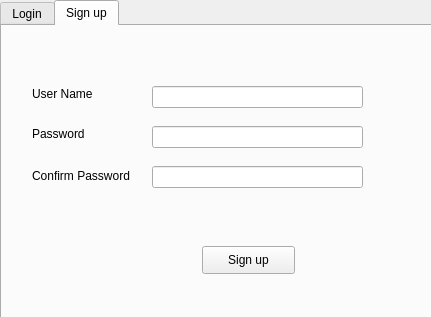
<?xml version="1.0" encoding="UTF-8"?>
<ui version="4.0">
 <class>Form</class>
 <widget class="QWidget" name="Form">
  <property name="geometry">
   <rect>
    <x>0</x>
    <y>0</y>
    <width>431</width>
    <height>317</height>
   </rect>
  </property>
  <property name="windowTitle">
   <string>Form</string>
  </property>
  <widget class="QTabWidget" name="tabWidget">
   <property name="geometry">
    <rect>
     <x>0</x>
     <y>0</y>
     <width>451</width>
     <height>341</height>
    </rect>
   </property>
   <property name="currentIndex">
    <number>1</number>
   </property>
   <widget class="QWidget" name="Signup">
    <attribute name="title">
     <string>Login</string>
    </attribute>
    <widget class="QLabel" name="label">
     <property name="geometry">
      <rect>
       <x>50</x>
       <y>80</y>
       <width>81</width>
       <height>16</height>
      </rect>
     </property>
     <property name="text">
      <string>User Name</string>
     </property>
    </widget>
    <widget class="QLabel" name="label_2">
     <property name="geometry">
      <rect>
       <x>50</x>
       <y>120</y>
       <width>55</width>
       <height>16</height>
      </rect>
     </property>
     <property name="text">
      <string>Password</string>
     </property>
    </widget>
    <widget class="QLineEdit" name="lineEdit">
     <property name="geometry">
      <rect>
       <x>140</x>
       <y>80</y>
       <width>211</width>
       <height>22</height>
      </rect>
     </property>
    </widget>
    <widget class="QLineEdit" name="lineEdit_2">
     <property name="geometry">
      <rect>
       <x>140</x>
       <y>120</y>
       <width>211</width>
       <height>22</height>
      </rect>
     </property>
    </widget>
    <widget class="QPushButton" name="pushButton">
     <property name="geometry">
      <rect>
       <x>190</x>
       <y>170</y>
       <width>93</width>
       <height>28</height>
      </rect>
     </property>
     <property name="text">
      <string>Login</string>
     </property>
    </widget>
   </widget>
   <widget class="QWidget" name="">
    <attribute name="title">
     <string>Sign up</string>
    </attribute>
    <widget class="QLineEdit" name="lineEdit_4">
     <property name="geometry">
      <rect>
       <x>150</x>
       <y>100</y>
       <width>211</width>
       <height>22</height>
      </rect>
     </property>
    </widget>
    <widget class="QLineEdit" name="lineEdit_3">
     <property name="geometry">
      <rect>
       <x>150</x>
       <y>60</y>
       <width>211</width>
       <height>22</height>
      </rect>
     </property>
    </widget>
    <widget class="QLabel" name="label_4">
     <property name="geometry">
      <rect>
       <x>30</x>
       <y>100</y>
       <width>55</width>
       <height>16</height>
      </rect>
     </property>
     <property name="text">
      <string>Password</string>
     </property>
    </widget>
    <widget class="QLabel" name="label_3">
     <property name="geometry">
      <rect>
       <x>30</x>
       <y>60</y>
       <width>81</width>
       <height>16</height>
      </rect>
     </property>
     <property name="text">
      <string>User Name</string>
     </property>
    </widget>
    <widget class="QPushButton" name="pushButton_2">
     <property name="geometry">
      <rect>
       <x>200</x>
       <y>220</y>
       <width>93</width>
       <height>28</height>
      </rect>
     </property>
     <property name="text">
      <string>Sign up</string>
     </property>
    </widget>
    <widget class="QLabel" name="label_9">
     <property name="geometry">
      <rect>
       <x>30</x>
       <y>140</y>
       <width>111</width>
       <height>20</height>
      </rect>
     </property>
     <property name="text">
      <string>Confirm Password</string>
     </property>
    </widget>
    <widget class="QLineEdit" name="lineEdit_9">
     <property name="geometry">
      <rect>
       <x>150</x>
       <y>140</y>
       <width>211</width>
       <height>22</height>
      </rect>
     </property>
    </widget>
   </widget>
  </widget>
 </widget>
 <resources/>
 <connections/>
</ui>
